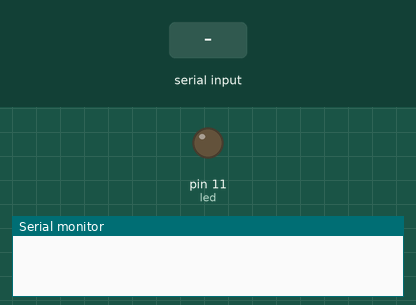
This sketch was run on a simulated Arduino Uno, built with avr-gcc and run on an emulated ATmega328P. Shown: output pins drawn as LEDs (lit = HIGH), the last lines printed to the serial monitor. Inputs (shaded band) come from the test bench.

Above: at 1.2 s.
1.3 s: "on" received over Serial
At 2.1 s:
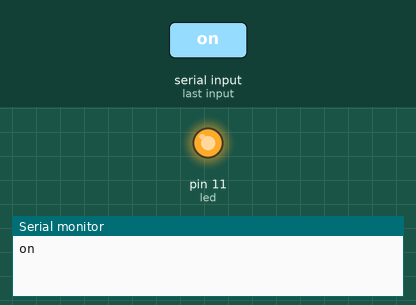
2.8 s: "off" received over Serial
At 3.3 s:
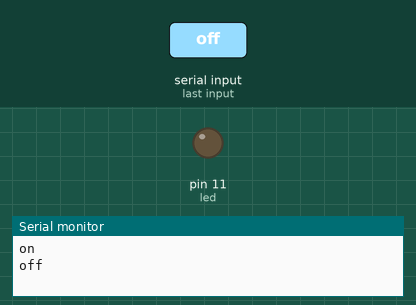
Timing chart, 0 to 5.8 s (numbered marks = the images above; inputs shaded):
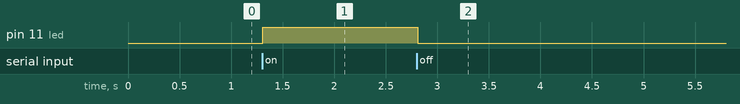

Measured:
- after the input at 1.3 s, pin 11 (led): LOW → HIGH at once
- after the input at 2.8 s, pin 11 (led): HIGH → LOW at once

The sketch:

_6-Bluetooth-ile-Led-Yakma.ino
```cpp
int led = 11; //Dijital 11 çıkışına Led'i bağladik.
String readString; // Mobil cihazimizdan gelen on/off bilgisini tutacak olan String türündeki degiskenimiz.


void setup()
{
Serial.begin(9600); //9600 Baund veri hizinda mobil cihaz ile etkilesime gecilecek ve ledi cikis elemani
//olarak görecek.
pinMode(led,OUTPUT);

}

void loop()
{
  while(Serial.available()) // seri iletisimde oldugu sürece demektir bu.1
  {
    delay(3); //3 mikro sn gecikme veriyoruz.
    char c = Serial.read(); // Mobil cihazdan gelen verileri karakter bazli olarak okuyor.
    readString += c; // on off bilgisi geliyor.
  }
  if(readString.length()>0) // on off bilgisi geldimi demek aslinda
  {
    Serial.println(readString);
    if(readString=="on")
      {
        digitalWrite(led,HIGH);
      }
    if(readString ==  "off")
      {
        digitalWrite(led,LOW);
      }
  readString ="";
  }


}
```
